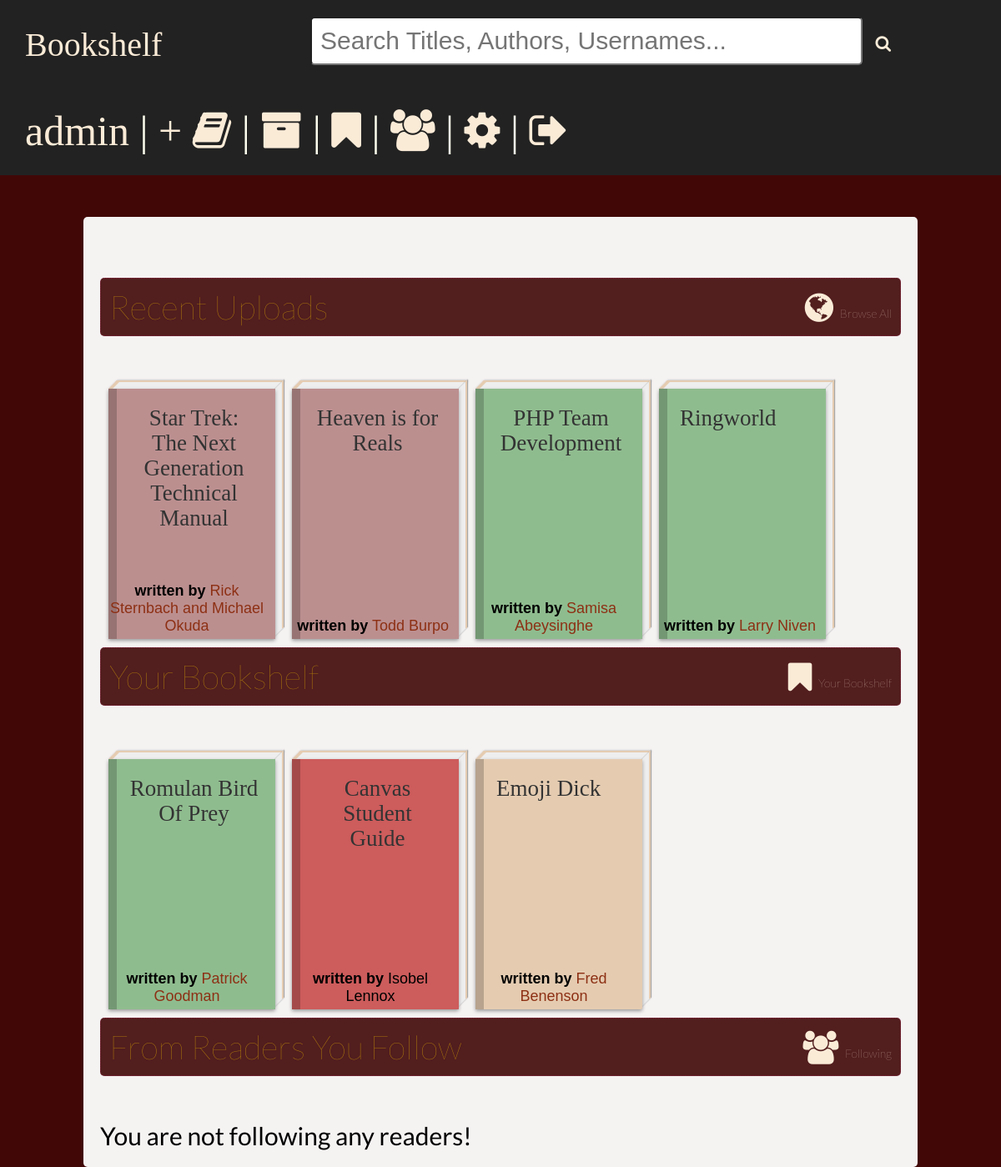
Page /index.php (signed in) on the committed database.
### tables this page shows
CREATE TABLE IF NOT EXISTS `books` (
  `id` int(11) NOT NULL,
  `title` varchar(100) NOT NULL,
  `description` varchar(900) NOT NULL,
  `ISBN` varchar(20) NOT NULL COMMENT 'STRIP DASHES',
  `published` int(4) NOT NULL COMMENT 'YEAR',
  `uploaded_by` int(11) NOT NULL,
  `date_uploaded` varchar(60) NOT NULL,
  `file` varchar(99) NOT NULL,
  `author_id` int(11) NOT NULL,
  `color` varchar(11) NOT NULL COMMENT 'cover color class',
  `genre` int(11) NOT NULL
);

CREATE TABLE IF NOT EXISTS `authors` (
  `id` int(11) NOT NULL,
  `name` varchar(120) NOT NULL
);

CREATE TABLE IF NOT EXISTS `bookshelves` (
  `user_id` int(11) NOT NULL,
  `book_id` int(11) NOT NULL,
  `id` int(11) NOT NULL
);

### functions/functions.php (called while the page is built, shortened)
<?php ob_start();
function find_author_by_id($author_id) {
    global $connection;
    $safe_author_id = mysqli_real_escape_string($connection, $author_id);
    $query  = "SELECT * ";
    $query .= "FROM authors ";
    $query .= "WHERE id = {$safe_author_id} ";
    $query .= "LIMIT 1";
    $author_set = mysqli_query($connection, $query);
    if($author = mysqli_fetch_assoc($author_set)) {
        return $author;
    } else {
        return null;
    }
}
?>

### index.php (the view, shortened to what this page needs)
<?php include("inc/header.php"); ?>
    <h4>Recent Uploads <span class="right"> <a title="Browse All Books" href="browse.php"><i class="fa fa-globe"></i> <span class="small">Browse All</span>
</a> </span></h4>
           <?php
    $query  = "SELECT * FROM books ORDER BY id DESC LIMIT 4";
    $result = mysqli_query($connection, $query);
    if($result){
        foreach($result as $book){
            $author_id=$book['author_id'];
            $find_author = find_author_by_id($author_id);
            $name= $find_author['name'];
            	  echo "<a href=\"view.php?book_id={$book['id']}\">";
			echo "<div class=\"book {$book['color']}\"><div class=\"book-cover\">";
					echo "<h1 class=\"title\">".$book['title']."</h1>";
					echo "<h5 class=\"author\"><span>written by</span> ".$name."</h5>
				</div>";
				echo "<div class=\"book-top\"></div>				<div class=\"book-right\"></div></div></a>";
        }
}
 ?>
    <h4>Your Bookshelf <span class="right"> <a href="bookshelf.php" title="View More"><i class="fa fa-bookmark"></i> <span class="small"> Your Bookshelf</span> </a> </span> </h4>
    <?php
    $query  = "SELECT * FROM bookshelves WHERE user_id={$_SESSION['user_id']} ORDER BY id DESC LIMIT 4";
    $result = mysqli_query($connection, $query);
    $num_rows=mysqli_num_rows($result);
    if($num_rows >= 1){
        foreach($result as $get_book){
            $query  = "SELECT * FROM books WHERE id={$get_book['book_id']}";
            $result = mysqli_query($connection, $query);
            if($result){
                $book=mysqli_fetch_assoc($result);
                $author_id=$book['author_id'];
                $find_author = find_author_by_id($author_id);
                $name= $find_author['name'];
        echo "<a href=\"view.php?book_id={$book['id']}\">";
        echo "<div class=\"book {$book['color']}\"><div class=\"book-cover\">";
        echo "<h1 class=\"title\">".$book['title']."</h1>";
        echo "<h5 class=\"author\"><span>written by</span> ".$name."</h5></div>";
        echo "<div class=\"book-top\"></div><div class=\"book-right\"></div></div></a>";
            }
        }
    }else{
         echo "You have not added any books to your bookshelf!";
    }
    ?>
     <h4>From Readers You Follow <span class="right"> <a href="following.php" title="See Who You're Following"><i class="fa fa-users"></i> <span class="small"> Following</span> </a> </span> </h4>
 <?php
    $follow_query  = "SELECT * FROM following WHERE you={$_SESSION['user_id']}";
    $follow_result = mysqli_query($connection, $follow_query);
    $is_following=mysqli_num_rows($follow_result);
    if($is_following >= 1){
        foreach($follow_result as $following){
                $query  = "SELECT * FROM books WHERE uploaded_by={$following['following']} ORDER BY RAND() LIMIT 1";
    $result = mysqli_query($connection, $query);
    if($result){
        foreach($result as $book){
            $author_id=$book['author_id'];
            $find_author = find_author_by_id($author_id);
            $name= $find_author['name'];
        echo "<a href=\"view.php?book_id={$book['id']}\">";
        echo "<div class=\"book {$book['color']}\"><div class=\"book-cover\">";
        echo "<h1 class=\"title\">".$book['title']."</h1>";
        echo "<h5 class=\"author\"><span>written by</span> ".$name."</h5></div>";
        echo "<div class=\"book-top\"></div><div class=\"book-right\"></div></div></a>";
        }
}
        }
    }else{
        echo "You are not following any readers!";
    }
     ?>
     </div>
<?php include("inc/footer.php"); ?>

### css/style.css (style rules this page uses)
body { background: #410707; margin: 0; font-size: 20px; font-family: Lato, sans-serif; }
a { text-decoration: none; color: #8D3014; }
h4 { font-weight: 100; color: darkgoldenrod; background: rgba(65,7,7,.9); padding: 10px; border-radius: 5px; border: 1px dotted rgba(255,55,140,.3); clear: both; }
h4 a { color: antiquewhite; }
.right { float: right; }
.title { color: black; font-weight: 600; }
.small { font-size: 14px; position: relative; top: -2px; }
.book { position: relative; width: 200px; height: 300px; margin: 10px; float: left; }
.book-cover { overflow: hidden; position: absolute; top: 0; left: 0; width: 100%; height: 100%; text-align: center; box-shadow: 0px 2px 4px #999; border-bottom-right-radius: 2px; background-color: #E5CCB1; font-family: Helvetica, Arial, sans-serif; z-index: 1; }
.red .book-cover, .red { background-color: indianred; }
.red .book-cover { color: black; }
.purple .book-cover, .purple { background-color: rosybrown; }
.seagreen .book-cover, .seagreen { background-color: darkseagreen; }
.book-cover:before { border-left: 10px solid #000000; content: ""; height: 300px; left: 0; opacity: 0.2; position: absolute; top: 0; }
.book-cover h1, .book-cover h2 { margin: 0; padding: 0; font-weight: 300; line-height: 30px; }
.book-cover h1.title { font-size: .9em; position: absolute; top: 20px; left: 25px; color: #333; margin-bottom: 20px; margin-right: 20px; font-family: 'Libre Baskerville', serif; }
.book-cover h5.author { bottom: 5px; font-size: 0.6em; font-weight: normal; margin: 0; padding: 0; position: absolute; right: 12px; }
.book-cover h5.author span { color: black; font-weight: 900; }
.book-top { background-color: #EEEEEE; border-left: 5px solid #E5CCB1; border-top: 2px solid #E5CCB1; box-shadow: 1px 0px 2px #999; height: 8px; left: 5px; position: absolute; top: -10px; width: 195px; transform: skew(-45deg, 0deg); -ms-transform: skew(-45deg, 0deg); -webkit-transform: skew(-45deg, 0deg); }
.book-right { background-color: #EEEEEE; border-bottom: 1px solid #DDDDDD; border-right: 2px solid #E5CCB1; box-shadow: 1px 0px 1px #999; height: 296px; position: absolute; right: -10px; top: -4px; width: 11px; transform: skew(0deg, -45deg); -ms-transform: skew(0deg, -45deg); -webkit-transform: skew(0deg, -45deg); }
@media only screen and (max-device-width: 800px) { body { font-size: 30px; } }
@media only screen and (max-device-width: 800px) { .book-cover h1.title { max-height: 100px; } }
@media only screen and (max-device-width: 800px) { h4 { font-size: 40px; } }

### rows in the picture
books: title "Star Trek: The Next Generation Technical Manual", author.name "Rick Sternbach and Michael Okuda"
books: title "Heaven is for Reals", author.name "Todd Burpo"
books: title "PHP Team Development", author.name "Samisa Abeysinghe"
books: title "Ringworld", author.name "Larry Niven"
bookshelves: book.title "Romulan Bird Of Prey", authors.name "Patrick Goodman"
bookshelves: book.title "Canvas Student Guide", authors.name "Isobel Lennox"
bookshelves: book.title "Emoji Dick", authors.name "Fred Benenson"

### other values in the picture
$_SESSION['username'] "admin"
